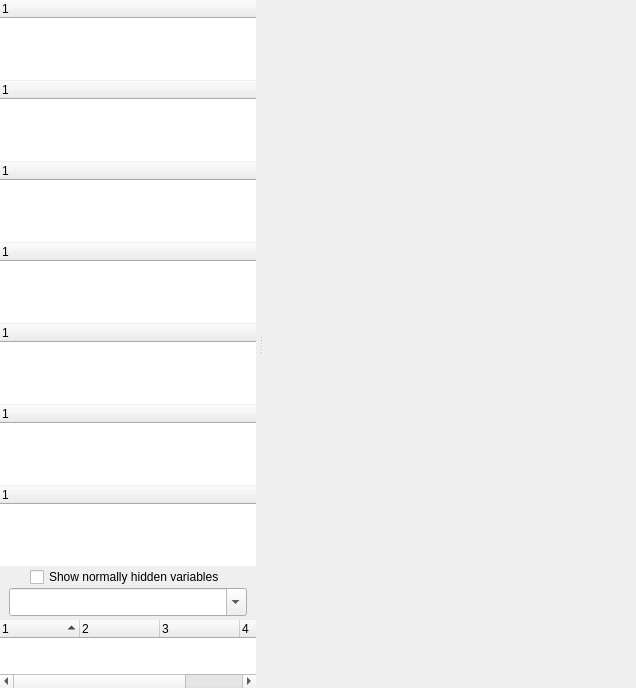
<?xml version="1.0" encoding="UTF-8"?>
<ui version="4.0">
 <class>trigger_editor</class>
 <widget class="QMainWindow" name="trigger_editor">
  <property name="geometry">
   <rect>
    <x>0</x>
    <y>0</y>
    <width>636</width>
    <height>688</height>
   </rect>
  </property>
  <property name="sizePolicy">
   <sizepolicy hsizetype="Preferred" vsizetype="Preferred">
    <horstretch>0</horstretch>
    <verstretch>0</verstretch>
   </sizepolicy>
  </property>
  <widget class="QWidget" name="widget_main">
   <property name="sizePolicy">
    <sizepolicy hsizetype="Expanding" vsizetype="Expanding">
     <horstretch>0</horstretch>
     <verstretch>0</verstretch>
    </sizepolicy>
   </property>
   <layout class="QVBoxLayout" name="verticalLayout">
    <property name="spacing">
     <number>0</number>
    </property>
    <property name="leftMargin">
     <number>0</number>
    </property>
    <property name="topMargin">
     <number>0</number>
    </property>
    <property name="rightMargin">
     <number>0</number>
    </property>
    <property name="bottomMargin">
     <number>0</number>
    </property>
    <item>
     <widget class="uiDesign::GripSplitter" name="splitter_main">
      <property name="sizePolicy">
       <sizepolicy hsizetype="Expanding" vsizetype="Expanding">
        <horstretch>0</horstretch>
        <verstretch>0</verstretch>
       </sizepolicy>
      </property>
      <property name="frameShape">
       <enum>QFrame::NoFrame</enum>
      </property>
      <property name="lineWidth">
       <number>0</number>
      </property>
      <property name="midLineWidth">
       <number>5</number>
      </property>
      <property name="orientation">
       <enum>Qt::Horizontal</enum>
      </property>
      <property name="opaqueResize">
       <bool>true</bool>
      </property>
      <property name="handleWidth">
       <number>9</number>
      </property>
      <widget class="QFrame" name="frame_left">
       <property name="sizePolicy">
        <sizepolicy hsizetype="Expanding" vsizetype="Expanding">
         <horstretch>0</horstretch>
         <verstretch>0</verstretch>
        </sizepolicy>
       </property>
       <property name="minimumSize">
        <size>
         <width>0</width>
         <height>0</height>
        </size>
       </property>
       <property name="baseSize">
        <size>
         <width>0</width>
         <height>0</height>
        </size>
       </property>
       <property name="frameShape">
        <enum>QFrame::NoFrame</enum>
       </property>
       <property name="frameShadow">
        <enum>QFrame::Plain</enum>
       </property>
       <property name="lineWidth">
        <number>1</number>
       </property>
       <layout class="QVBoxLayout" name="verticalLayout_frame_left" stretch="2,2,2,2,2,2,2,0,0,1">
        <property name="spacing">
         <number>1</number>
        </property>
        <property name="leftMargin">
         <number>0</number>
        </property>
        <property name="topMargin">
         <number>0</number>
        </property>
        <property name="rightMargin">
         <number>0</number>
        </property>
        <property name="bottomMargin">
         <number>0</number>
        </property>
        <item>
         <widget class="TTreeWidget" name="treeWidget_timers">
          <property name="frameShape">
           <enum>QFrame::NoFrame</enum>
          </property>
          <property name="midLineWidth">
           <number>4</number>
          </property>
          <property name="dragDropMode">
           <enum>QAbstractItemView::InternalMove</enum>
          </property>
          <property name="alternatingRowColors">
           <bool>false</bool>
          </property>
          <property name="iconSize">
           <size>
            <width>32</width>
            <height>32</height>
           </size>
          </property>
          <property name="rootIsDecorated">
           <bool>true</bool>
          </property>
          <property name="animated">
           <bool>true</bool>
          </property>
          <property name="allColumnsShowFocus">
           <bool>true</bool>
          </property>
          <property name="wordWrap">
           <bool>false</bool>
          </property>
          <property name="headerHidden">
           <bool>false</bool>
          </property>
          <property name="expandsOnDoubleClick">
           <bool>false</bool>
          </property>
          <column>
           <property name="text">
            <string>1</string>
           </property>
          </column>
         </widget>
        </item>
        <item>
         <widget class="TTreeWidget" name="treeWidget_keys">
          <property name="frameShape">
           <enum>QFrame::NoFrame</enum>
          </property>
          <property name="midLineWidth">
           <number>4</number>
          </property>
          <property name="dragDropMode">
           <enum>QAbstractItemView::InternalMove</enum>
          </property>
          <property name="alternatingRowColors">
           <bool>false</bool>
          </property>
          <property name="iconSize">
           <size>
            <width>32</width>
            <height>32</height>
           </size>
          </property>
          <property name="rootIsDecorated">
           <bool>true</bool>
          </property>
          <property name="sortingEnabled">
           <bool>false</bool>
          </property>
          <property name="animated">
           <bool>true</bool>
          </property>
          <property name="allColumnsShowFocus">
           <bool>true</bool>
          </property>
          <property name="wordWrap">
           <bool>false</bool>
          </property>
          <property name="headerHidden">
           <bool>false</bool>
          </property>
          <property name="expandsOnDoubleClick">
           <bool>false</bool>
          </property>
          <column>
           <property name="text">
            <string>1</string>
           </property>
          </column>
         </widget>
        </item>
        <item>
         <widget class="TTreeWidget" name="treeWidget_aliases">
          <property name="frameShape">
           <enum>QFrame::NoFrame</enum>
          </property>
          <property name="midLineWidth">
           <number>4</number>
          </property>
          <property name="dragDropMode">
           <enum>QAbstractItemView::InternalMove</enum>
          </property>
          <property name="alternatingRowColors">
           <bool>false</bool>
          </property>
          <property name="iconSize">
           <size>
            <width>32</width>
            <height>32</height>
           </size>
          </property>
          <property name="rootIsDecorated">
           <bool>true</bool>
          </property>
          <property name="animated">
           <bool>true</bool>
          </property>
          <property name="allColumnsShowFocus">
           <bool>true</bool>
          </property>
          <property name="wordWrap">
           <bool>false</bool>
          </property>
          <property name="headerHidden">
           <bool>false</bool>
          </property>
          <property name="expandsOnDoubleClick">
           <bool>false</bool>
          </property>
          <column>
           <property name="text">
            <string>1</string>
           </property>
          </column>
         </widget>
        </item>
        <item>
         <widget class="TTreeWidget" name="treeWidget_actions">
          <property name="frameShape">
           <enum>QFrame::NoFrame</enum>
          </property>
          <property name="midLineWidth">
           <number>4</number>
          </property>
          <property name="dragDropMode">
           <enum>QAbstractItemView::InternalMove</enum>
          </property>
          <property name="alternatingRowColors">
           <bool>false</bool>
          </property>
          <property name="iconSize">
           <size>
            <width>32</width>
            <height>32</height>
           </size>
          </property>
          <property name="rootIsDecorated">
           <bool>true</bool>
          </property>
          <property name="animated">
           <bool>true</bool>
          </property>
          <property name="allColumnsShowFocus">
           <bool>true</bool>
          </property>
          <property name="wordWrap">
           <bool>false</bool>
          </property>
          <property name="headerHidden">
           <bool>false</bool>
          </property>
          <property name="expandsOnDoubleClick">
           <bool>false</bool>
          </property>
          <column>
           <property name="text">
            <string>1</string>
           </property>
          </column>
         </widget>
        </item>
        <item>
         <widget class="TTreeWidget" name="treeWidget_scripts">
          <property name="frameShape">
           <enum>QFrame::NoFrame</enum>
          </property>
          <property name="midLineWidth">
           <number>4</number>
          </property>
          <property name="dragDropMode">
           <enum>QAbstractItemView::InternalMove</enum>
          </property>
          <property name="alternatingRowColors">
           <bool>false</bool>
          </property>
          <property name="iconSize">
           <size>
            <width>32</width>
            <height>32</height>
           </size>
          </property>
          <property name="rootIsDecorated">
           <bool>true</bool>
          </property>
          <property name="animated">
           <bool>true</bool>
          </property>
          <property name="allColumnsShowFocus">
           <bool>true</bool>
          </property>
          <property name="wordWrap">
           <bool>false</bool>
          </property>
          <property name="headerHidden">
           <bool>false</bool>
          </property>
          <property name="expandsOnDoubleClick">
           <bool>false</bool>
          </property>
          <column>
           <property name="text">
            <string>1</string>
           </property>
          </column>
         </widget>
        </item>
        <item>
         <widget class="TTreeWidget" name="treeWidget_variables">
          <property name="frameShape">
           <enum>QFrame::NoFrame</enum>
          </property>
          <property name="midLineWidth">
           <number>4</number>
          </property>
          <property name="dragDropMode">
           <enum>QAbstractItemView::InternalMove</enum>
          </property>
          <property name="alternatingRowColors">
           <bool>false</bool>
          </property>
          <property name="iconSize">
           <size>
            <width>32</width>
            <height>32</height>
           </size>
          </property>
          <property name="rootIsDecorated">
           <bool>true</bool>
          </property>
          <property name="animated">
           <bool>true</bool>
          </property>
          <property name="allColumnsShowFocus">
           <bool>true</bool>
          </property>
          <property name="wordWrap">
           <bool>false</bool>
          </property>
          <property name="headerHidden">
           <bool>false</bool>
          </property>
          <property name="expandsOnDoubleClick">
           <bool>false</bool>
          </property>
          <column>
           <property name="text">
            <string>1</string>
           </property>
          </column>
         </widget>
        </item>
        <item>
         <widget class="TTreeWidget" name="treeWidget_triggers">
          <property name="frameShape">
           <enum>QFrame::NoFrame</enum>
          </property>
          <property name="midLineWidth">
           <number>4</number>
          </property>
          <property name="dragDropMode">
           <enum>QAbstractItemView::InternalMove</enum>
          </property>
          <property name="alternatingRowColors">
           <bool>false</bool>
          </property>
          <property name="iconSize">
           <size>
            <width>32</width>
            <height>32</height>
           </size>
          </property>
          <property name="rootIsDecorated">
           <bool>true</bool>
          </property>
          <property name="sortingEnabled">
           <bool>false</bool>
          </property>
          <property name="animated">
           <bool>true</bool>
          </property>
          <property name="allColumnsShowFocus">
           <bool>true</bool>
          </property>
          <property name="wordWrap">
           <bool>false</bool>
          </property>
          <property name="headerHidden">
           <bool>false</bool>
          </property>
          <property name="expandsOnDoubleClick">
           <bool>false</bool>
          </property>
          <column>
           <property name="text">
            <string>1</string>
           </property>
          </column>
         </widget>
        </item>
        <item alignment="Qt::AlignHCenter|Qt::AlignVCenter">
         <widget class="QCheckBox" name="checkBox_displayAllVariables">
          <property name="text">
           <string>Show normally hidden variables</string>
          </property>
          <property name="checkable">
           <bool>true</bool>
          </property>
          <property name="checked">
           <bool>false</bool>
          </property>
         </widget>
        </item>
        <item>
         <widget class="QWidget" name="widget_searchTerm" native="true">
          <property name="sizePolicy">
           <sizepolicy hsizetype="MinimumExpanding" vsizetype="Fixed">
            <horstretch>0</horstretch>
            <verstretch>0</verstretch>
           </sizepolicy>
          </property>
          <layout class="QHBoxLayout" name="horizontalLayout_searchTerm" stretch="0,0">
           <property name="topMargin">
            <number>0</number>
           </property>
           <property name="bottomMargin">
            <number>3</number>
           </property>
           <item>
            <widget class="QComboBox" name="comboBox_searchTerms">
             <property name="sizePolicy">
              <sizepolicy hsizetype="MinimumExpanding" vsizetype="MinimumExpanding">
               <horstretch>0</horstretch>
               <verstretch>0</verstretch>
              </sizepolicy>
             </property>
             <property name="minimumSize">
              <size>
               <width>100</width>
               <height>28</height>
              </size>
             </property>
             <property name="toolTip">
              <string>&lt;p&gt;Enter text here to search through your code.&lt;/p&gt;</string>
             </property>
             <property name="editable">
              <bool>true</bool>
             </property>
             <property name="insertPolicy">
              <enum>QComboBox::InsertAtTop</enum>
             </property>
             <property name="duplicatesEnabled">
              <bool>true</bool>
             </property>
            </widget>
           </item>
          </layout>
         </widget>
        </item>
        <item>
         <widget class="QTreeWidget" name="treeWidget_searchResults">
          <property name="sizePolicy">
           <sizepolicy hsizetype="Expanding" vsizetype="Expanding">
            <horstretch>0</horstretch>
            <verstretch>0</verstretch>
           </sizepolicy>
          </property>
          <property name="frameShape">
           <enum>QFrame::NoFrame</enum>
          </property>
          <property name="midLineWidth">
           <number>4</number>
          </property>
          <property name="sizeAdjustPolicy">
           <enum>QAbstractScrollArea::AdjustToContents</enum>
          </property>
          <property name="alternatingRowColors">
           <bool>false</bool>
          </property>
          <property name="iconSize">
           <size>
            <width>16</width>
            <height>16</height>
           </size>
          </property>
          <property name="textElideMode">
           <enum>Qt::ElideRight</enum>
          </property>
          <property name="rootIsDecorated">
           <bool>true</bool>
          </property>
          <property name="uniformRowHeights">
           <bool>true</bool>
          </property>
          <property name="sortingEnabled">
           <bool>true</bool>
          </property>
          <property name="animated">
           <bool>true</bool>
          </property>
          <property name="headerHidden">
           <bool>false</bool>
          </property>
          <property name="columnCount">
           <number>4</number>
          </property>
          <attribute name="headerVisible">
           <bool>true</bool>
          </attribute>
          <attribute name="headerMinimumSectionSize">
           <number>20</number>
          </attribute>
          <attribute name="headerDefaultSectionSize">
           <number>80</number>
          </attribute>
          <column>
           <property name="text">
            <string>1</string>
           </property>
          </column>
          <column>
           <property name="text">
            <string notr="true">2</string>
           </property>
          </column>
          <column>
           <property name="text">
            <string notr="true">3</string>
           </property>
          </column>
          <column>
           <property name="text">
            <string notr="true">4</string>
           </property>
          </column>
         </widget>
        </item>
       </layout>
       <zorder>treeWidget_timers</zorder>
       <zorder>treeWidget_keys</zorder>
       <zorder>treeWidget_aliases</zorder>
       <zorder>treeWidget_actions</zorder>
       <zorder>treeWidget_scripts</zorder>
       <zorder>treeWidget_triggers</zorder>
       <zorder>treeWidget_variables</zorder>
       <zorder>treeWidget_searchResults</zorder>
       <zorder>checkBox_displayAllVariables</zorder>
       <zorder>widget_searchTerm</zorder>
      </widget>
      <widget class="QFrame" name="frame_right">
       <property name="sizePolicy">
        <sizepolicy hsizetype="Expanding" vsizetype="Expanding">
         <horstretch>1</horstretch>
         <verstretch>0</verstretch>
        </sizepolicy>
       </property>
       <property name="baseSize">
        <size>
         <width>0</width>
         <height>0</height>
        </size>
       </property>
       <property name="font">
        <font>
         <stylestrategy>PreferAntialias</stylestrategy>
        </font>
       </property>
       <property name="frameShape">
        <enum>QFrame::NoFrame</enum>
       </property>
       <property name="frameShadow">
        <enum>QFrame::Plain</enum>
       </property>
       <property name="lineWidth">
        <number>1</number>
       </property>
       <layout class="QHBoxLayout" name="horizontalLayout_2">
        <property name="spacing">
         <number>0</number>
        </property>
        <property name="leftMargin">
         <number>0</number>
        </property>
        <property name="topMargin">
         <number>0</number>
        </property>
        <property name="rightMargin">
         <number>0</number>
        </property>
        <property name="bottomMargin">
         <number>0</number>
        </property>
        <item>
         <widget class="uiDesign::GripSplitter" name="splitter_right">
          <property name="sizePolicy">
           <sizepolicy hsizetype="Expanding" vsizetype="Expanding">
            <horstretch>0</horstretch>
            <verstretch>0</verstretch>
           </sizepolicy>
          </property>
          <property name="minimumSize">
           <size>
            <width>0</width>
            <height>0</height>
           </size>
          </property>
          <property name="maximumSize">
           <size>
            <width>16777215</width>
            <height>16777215</height>
           </size>
          </property>
          <property name="font">
           <font>
            <stylestrategy>PreferAntialias</stylestrategy>
           </font>
          </property>
          <property name="frameShape">
           <enum>QFrame::NoFrame</enum>
          </property>
          <property name="lineWidth">
           <number>9</number>
          </property>
          <property name="orientation">
           <enum>Qt::Vertical</enum>
          </property>
          <property name="handleWidth">
           <number>9</number>
          </property>
          <property name="childrenCollapsible">
           <bool>true</bool>
          </property>
         </widget>
        </item>
       </layout>
      </widget>
     </widget>
    </item>
   </layout>
  </widget>
  <widget class="QStatusBar" name="statusbar">
   <property name="enabled">
    <bool>false</bool>
   </property>
   <property name="sizePolicy">
    <sizepolicy hsizetype="Fixed" vsizetype="Fixed">
     <horstretch>0</horstretch>
     <verstretch>0</verstretch>
    </sizepolicy>
   </property>
   <property name="maximumSize">
    <size>
     <width>16777215</width>
     <height>0</height>
    </size>
   </property>
  </widget>
 </widget>
 <customwidgets>
  <customwidget>
   <class>TTreeWidget</class>
   <extends>QTreeWidget</extends>
   <header>TTreeWidget.h</header>
  </customwidget>
  <customwidget>
   <class>uiDesign::GripSplitter</class>
   <extends>QSplitter</extends>
   <header>GripSplitter.h</header>
  </customwidget>
 </customwidgets>
 <resources/>
 <connections/>
</ui>
